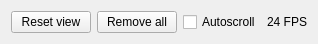
<?xml version="1.0" encoding="UTF-8"?>
<ui version="4.0">
 <class>Form</class>
 <widget class="QWidget" name="Form">
  <property name="geometry">
   <rect>
    <x>0</x>
    <y>0</y>
    <width>290</width>
    <height>43</height>
   </rect>
  </property>
  <property name="windowTitle">
   <string>Form</string>
  </property>
  <layout class="QHBoxLayout" name="horizontalLayout">
   <item>
    <widget class="QPushButton" name="resetView">
     <property name="text">
      <string>Reset view</string>
     </property>
    </widget>
   </item>
   <item>
    <widget class="QPushButton" name="removeAll">
     <property name="text">
      <string>Remove all</string>
     </property>
    </widget>
   </item>
   <item>
    <widget class="QCheckBox" name="autoscroll">
     <property name="text">
      <string>Autoscroll</string>
     </property>
    </widget>
   </item>
   <item>
    <widget class="QLabel" name="fpsLabel">
     <property name="text">
      <string>24 FPS</string>
     </property>
    </widget>
   </item>
  </layout>
 </widget>
 <resources/>
 <connections/>
</ui>
